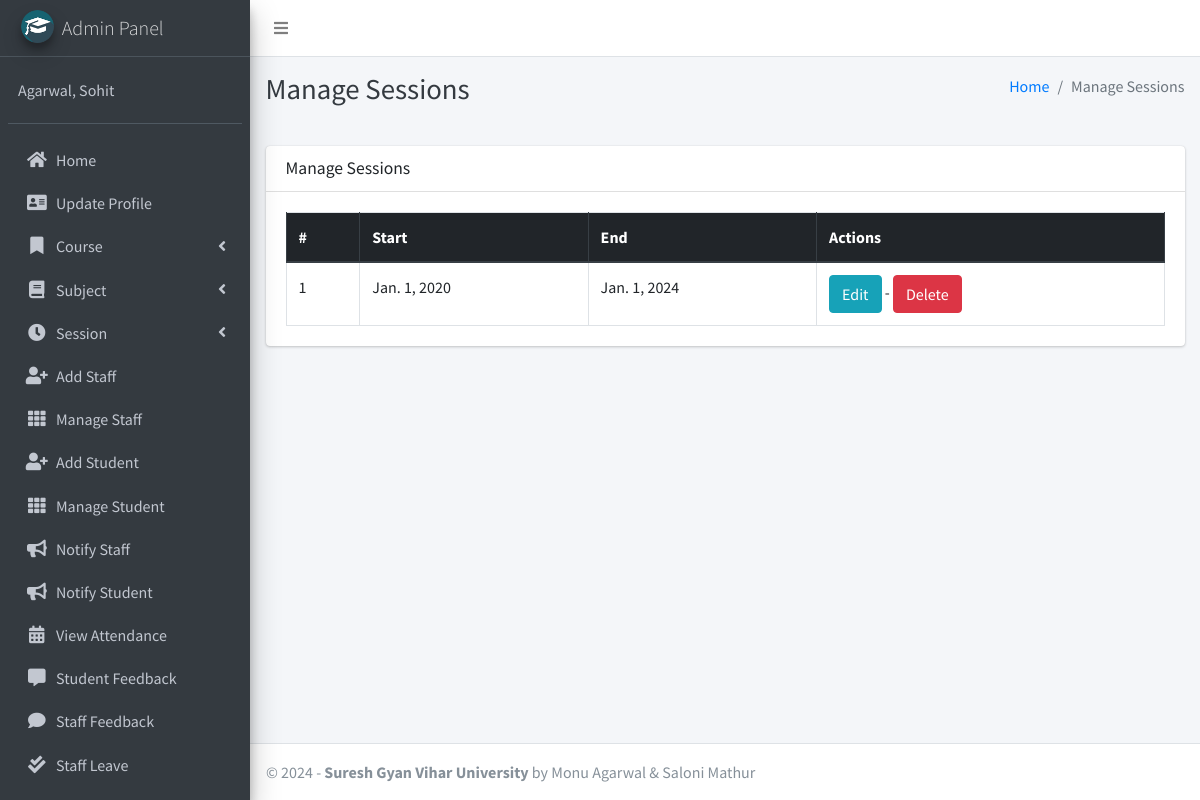
The app's page /session/manage/ (signed in) with its own data.
### main_app/models.py (models this page shows, shortened)
class CustomUser(AbstractUser):
    USER_TYPE = ((1, "HOD"), (2, "Staff"), (3, "Student"))
    GENDER = [("M", "Male"), ("F", "Female")]
    username = None  # Removed username, using email instead
    email = models.EmailField(unique=True)
    user_type = models.CharField(default=1, choices=USER_TYPE, max_length=1)
    gender = models.CharField(max_length=1, choices=GENDER)
    profile_pic = models.ImageField()
    address = models.TextField()
    fcm_token = models.TextField(default="")  # For firebase notifications
    created_at = models.DateTimeField(auto_now_add=True)
    updated_at = models.DateTimeField(auto_now=True)
    USERNAME_FIELD = "email"
    REQUIRED_FIELDS = []
    objects = CustomUserManager()
    def __str__(self):
        return self.last_name + ", " + self.first_name

class Session(models.Model):
    start_year = models.DateField()
    end_year = models.DateField()

### main_app/hod_views.py (the view)
# urls.py: path("session/manage/", hod_views.manage_session, name='manage_session'),
def manage_session(request):
    sessions = Session.objects.all()
    context = {'sessions': sessions, 'page_title': 'Manage Sessions'}
    return render(request, "hod_template/manage_session.html", context)

### main_app/templates/hod_template/manage_session.html
{% extends 'main_app/base.html' %}
{% load static %}
{% block page_title %}{{page_title}}{% endblock page_title %}
{% block content %}
<section class="content">
    <div class="container-fluid">
        <div class="row">
            <div class="col-md-12">
                <div class="card">
                    <div class="card-header">
                        <h3 class="card-title">{{page_title}}</h3>
                    </div>
                    <div class="card-body">
                        <table id="example2" class="table table-bordered table-hover">
                            <thead class="thead-dark">
                                <tr>
                                    <th>#</th>
                                    <th>Start</th>
                                    <th>End</th>
                                    <th>Actions</th>
                                </tr>
                            </thead>
                            <tbody>
                                {% for session in sessions %}
                                <tr>
                                    <td>{{ forloop.counter }}</td>
                                    <td>{{session.start_year}}</td>
                                    <td>{{session.end_year}}</td>
                                    <td><a href="{% url 'edit_session' session.id %}" class="btn btn-info">Edit</a> - <a href="{% url 'delete_session' session.id %}" onclick="return confirm('Are you sure you want to delete this ?')" class="btn btn-danger">Delete</a> </td>
                                </tr>
                                {% endfor %}
                            </tbody>
                        </table>
                    </div>
                </div>
            </div>
        </div>
    </div>
</section>
{% endblock content %}

### main_app/templates/main_app/sidebar_template.html (shortened to what this page needs)
{% load static %}
<aside class="main-sidebar sidebar-dark-info elevation-4">
    {% if request.user.user_type == '1' %}
    <a href="{% url 'admin_home' %}" class="brand-link">
        <img src="{% static 'dist/img/cmsl.png' %} " alt="AdminLTE Logo"
            class="brand-image img-circle elevation-3" >
        <span class="brand-text font-weight-light">Admin Panel</span>
    </a>
    <div class="sidebar">
        <div class="user-panel mt-3 pb-3 mb-3 d-flex">
            <div class="info">
                <a href="#" class="d-block">{{user}}</a>
            </div>
        </div>
        <nav class="mt-2">
            <ul class="nav nav-pills nav-sidebar flex-column" data-widget="treeview" role="menu" data-accordion="false">
                <li class="nav-item">
                    {% url 'admin_home' as admin_home %}
                    <a href="{{admin_home}}" class="nav-link {% if admin_home == request.path %} active {% endif %}">
                        <i class="nav-icon fas fa-home"></i>
                        <p>
                            Home
                        </p>
                    </a>
                </li>
                <li class="nav-item">
                    {% url 'admin_view_profile' as admin_view_profile %}
                    <a href="{{admin_view_profile}}"
                        class="nav-link {% if admin_view_profile == request.path %} active {% endif %}">
                        <i class="nav-icon fas fa-address-card"></i>
                        <p>
                            Update Profile
                        </p>
                    </a>
                </li>
                <li class="nav-item has-treeview">
                    <a href="#" class="nav-link">
                        <i class="nav-icon fas fa-bookmark"></i>
                        <p>
                            Course
                            <i class="fas fa-angle-left right"></i>
                        </p>
                    </a>
                </li>
                <li class="nav-item has-treeview">
                    <a href="#" class="nav-link">
                        <i class="nav-icon fas fa-book"></i>
                        <p>
                            Subject
                            <i class="fas fa-angle-left right"></i>
                        </p>
                    </a>
                </li>
                <li class="nav-item has-treeview">
                    <a href="#" class="nav-link">
                        <i class="nav-icon fas fa-clock"></i>
                        <p>
                            Session
                            <i class="fas fa-angle-left right"></i>
                        </p>
                    </a>
                </li>
                <li class="nav-item">
                    {% url 'add_staff' as add_staff %}
                    <a href="{{add_staff}}" class="nav-link {% if add_staff == request.path %} active {% endif %}">
                        <i class="nav-icon fas fa-user-plus"></i>
                        <p>
                            Add Staff
                        </p>
                    </a>
                </li>
                <li class="nav-item">
                    {% url 'manage_staff' as manage_staff %}
                    {% url 'edit_staff' staff_id as edit_staff %}
                    <a href="{{manage_staff}}"
                        class="nav-link {% if manage_staff == request.path or request.path == edit_staff %} active {% endif %}">
                        <i class="nav-icon fas fa-th"></i>
                        <p>
                            Manage Staff
                        </p>
                    </a>
                </li>
                <li class="nav-item">
                    {% url 'add_student' as add_student%}
                    <a href="{{add_student}}" class="nav-link  {% if add_student == request.path %} active {% endif %}">
                        <i class="nav-icon fas fa-user-plus"></i>
                        <p>
                            Add Student
                        </p>
                    </a>
                </li>
                <li class="nav-item">
                    {% url 'manage_student' as manage_student %}
                    {% url 'edit_student' student_id as edit_student %}
                    <a href="{{manage_student}}"
                        class="nav-link  {% if edit_student == request.path or manage_student == request.path %} active {% endif %}">
                        <i class="nav-icon fas fa-th"></i>
                        <p>
                            Manage Student
                        </p>
                    </a>
                </li>
                <li class="nav-item">
                    {% url 'admin_notify_staff' as admin_notify_staff %}
                    <a href="{{admin_notify_staff}}"
                        class="nav-link {% if admin_notify_staff == request.path %} active {% endif %}">
                        <i class="nav-icon fas fa-bullhorn"></i>
                        <p>
                            Notify Staff
                        </p>
                    </a>
                </li>
                <li class="nav-item">
                    {% url 'admin_notify_student' as admin_notify_student %}
                    <a href="{{admin_notify_student}}"
                        class="nav-link {% if admin_notify_student == request.path %} active {% endif %}">
                        <i class="nav-icon fas fa-bullhorn"></i>
                        <p>
                            Notify Student
                        </p>
                    </a>
                </li>
                <li class="nav-item">
                    {% url 'admin_view_attendance' as admin_view_attendance %}
                <li class="nav-item">
                    <a href="{{admin_view_attendance}}"
                        class="nav-link  {% if admin_view_attendance == request.path %} active {% endif %}">
                        <i class="nav-icon fas fa-calendar-alt"></i>
                        <p>
                            View Attendance
                        </p>
                    </a>
                </li>
                <li class="nav-item">
                    {% url 'student_feedback_message' as student_feedback_message %}
                    <a href="{{ student_feedback_message }}"
                        class="nav-link  {% if student_feedback_message == request.path %} active {% endif %}">
                        <i class="nav-icon fas fa-comment-alt"></i>
                        <p>
                            Student Feedback
                        </p>
                    </a>
                </li>
                <li class="nav-item">
                    {% url 'staff_feedback_message' as staff_feedback_message %}
                    <a href="{{staff_feedback_message}}"
                        class="nav-link   {% if staff_feedback_message == request.path %} active {% endif %}">
                        <i class="nav-icon fas fa-comment"></i>
                        <p>
                            Staff Feedback
                        </p>
                    </a>
                </li>
                <li class="nav-item">
                    {% url 'view_staff_leave' as view_staff_leave %}
                    <a href="{{view_staff_leave}}"
                        class="nav-link  {% if view_staff_leave == request.path %} active {% endif %}">
                        <i class="nav-icon fas fa-check-double"></i>
                        <p>
                            Staff Leave
                        </p>
                    </a>
                </li>
                <li class="nav-item">
                    {% url 'view_student_leave' as view_student_leave %}
                    <a href="{% url 'view_student_leave' %}"
                        class="nav-link  {% if view_student_leave == request.path %} active {% endif %}">
                    </a>
                </li>
                                        {% endif %}
                                    </ul>
                                </nav>
                            </div>
</aside>

### records on screen
CustomUser: last_name+first_name "Agarwal, Sohit"
Session: start_year "Jan. 1, 2020", end_year "Jan. 1, 2024"

### other values on screen
{{ page_title }} "Manage Sessions"
